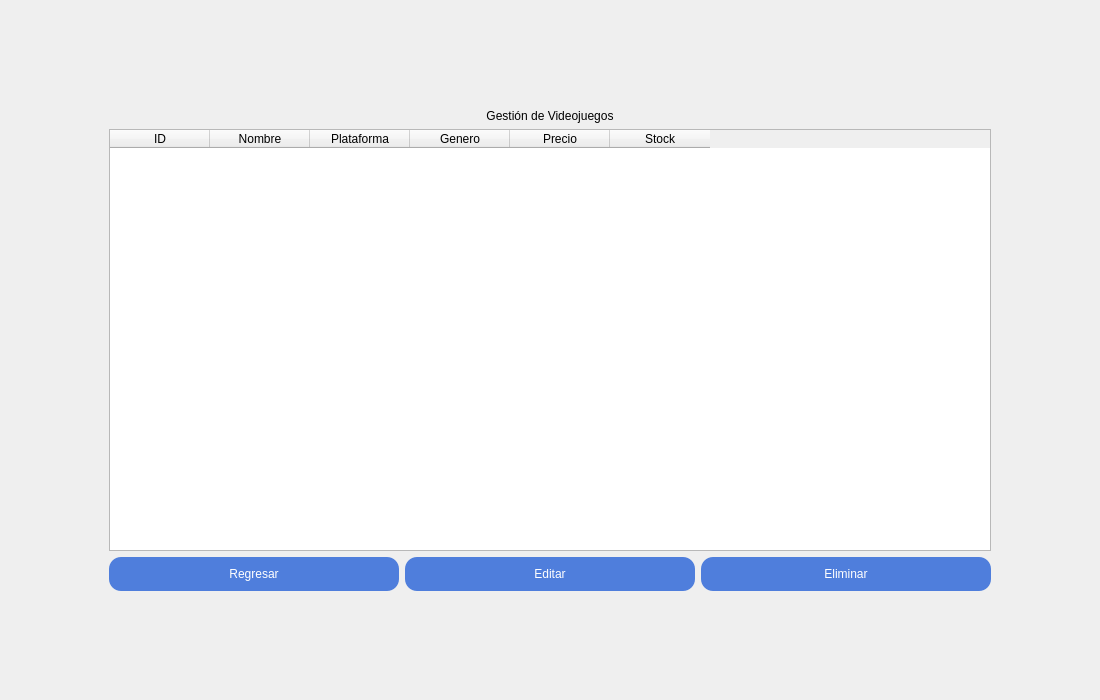
<?xml version="1.0" encoding="UTF-8"?>
<ui version="4.0">
 <class>pageGestio</class>
 <widget class="QWidget" name="pageGestio">
  <property name="geometry">
   <rect>
    <x>0</x>
    <y>0</y>
    <width>1100</width>
    <height>700</height>
   </rect>
  </property>
  <property name="windowTitle">
   <string>Gestión de Videojuegos</string>
  </property>
  <layout class="QVBoxLayout" name="rootLayout">
   <item>
    <spacer name="spacerTop">
     <property name="orientation">
      <enum>Qt::Vertical</enum>
     </property>
     <property name="sizeHint" stdset="0">
      <size>
       <width>0</width>
       <height>0</height>
      </size>
     </property>
    </spacer>
   </item>
   <item alignment="Qt::AlignHCenter">
    <widget class="QFrame" name="gamesCard">
     <property name="minimumSize">
      <size>
       <width>900</width>
       <height>500</height>
      </size>
     </property>
     <layout class="QVBoxLayout" name="cardLayout">
      <item>
       <widget class="QLabel" name="lblTitle">
        <property name="text">
         <string>Gestión de Videojuegos</string>
        </property>
        <property name="alignment">
         <set>Qt::AlignCenter</set>
        </property>
       </widget>
      </item>
      <item>
       <widget class="QTableWidget" name="tblGames">
        <property name="rowCount">
         <number>0</number>
        </property>
        <property name="columnCount">
         <number>6</number>
        </property>
        <column>
         <property name="text">
          <string>ID</string>
         </property>
        </column>
        <column>
         <property name="text">
          <string>Nombre</string>
         </property>
        </column>
        <column>
         <property name="text">
          <string>Plataforma</string>
         </property>
        </column>
        <column>
         <property name="text">
          <string>Genero</string>
         </property>
        </column>
        <column>
         <property name="text">
          <string>Precio</string>
         </property>
        </column>
        <column>
         <property name="text">
          <string>Stock</string>
         </property>
        </column>
       </widget>
      </item>
      <item>
       <layout class="QHBoxLayout" name="buttonsLayout">
        <item>
         <widget class="QPushButton" name="btnAdd">
          <property name="styleSheet">
           <string notr="true">QPushButton {
    background-color: #4F7EDC;
    color: white;
    border: none;
    border-radius: 12px;
    padding: 10px;
}
QPushButton:hover { background-color: #4F7EDC; }
QPushButton:pressed { background-color: #4F7EDC; padding-left: 12px; padding-top: 12px; }</string>
          </property>
          <property name="text">
           <string>Regresar</string>
          </property>
         </widget>
        </item>
        <item>
         <widget class="QPushButton" name="btnEdit">
          <property name="styleSheet">
           <string notr="true">QPushButton {
    background-color: #4F7EDC;
    color: white;
    border: none;
    border-radius: 12px;
    padding: 10px;
}
QPushButton:hover { background-color: #4F7EDC; }
QPushButton:pressed { background-color: #4F7EDC; padding-left: 12px; padding-top: 12px; }</string>
          </property>
          <property name="text">
           <string>Editar</string>
          </property>
         </widget>
        </item>
        <item>
         <widget class="QPushButton" name="btnDelete">
          <property name="styleSheet">
           <string notr="true">QPushButton {
    background-color: #4F7EDC;
    color: white;
    border: none;
    border-radius: 12px;
    padding: 10px;
}
QPushButton:hover { background-color: #4F7EDC; }
QPushButton:pressed { background-color: #4F7EDC; padding-left: 12px; padding-top: 12px; }</string>
          </property>
          <property name="text">
           <string>Eliminar</string>
          </property>
         </widget>
        </item>
       </layout>
      </item>
     </layout>
    </widget>
   </item>
   <item>
    <spacer name="spacerBottom">
     <property name="orientation">
      <enum>Qt::Vertical</enum>
     </property>
     <property name="sizeHint" stdset="0">
      <size>
       <width>0</width>
       <height>0</height>
      </size>
     </property>
    </spacer>
   </item>
  </layout>
 </widget>
 <resources/>
 <connections/>
</ui>
